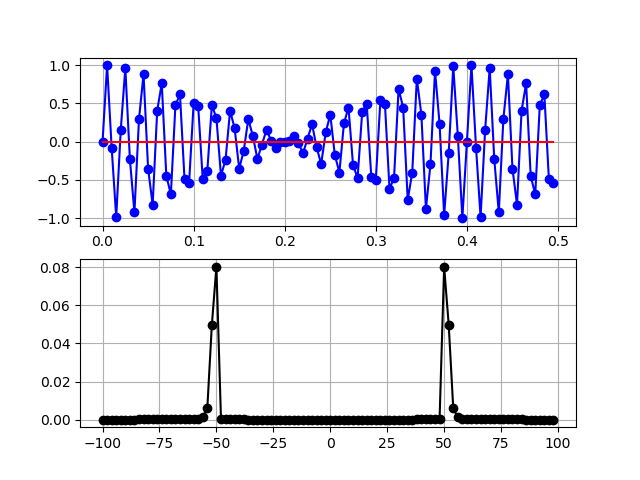

The Python source for this figure:
import numpy as np
import matplotlib.pyplot as plt
from matplotlib.animation import FuncAnimation
#--------------------------------------
fig        = plt.figure()
fs         = 200
N1          =100
N2          =0
N=N1+N2
frecIter   = 0
signalFrec = 50
#--------------------------------------
tData      = np.arange(0,N/fs,1/fs)
n1Data      = np.arange(0,N1,1)
n2Data      = np.arange(N1,N1+N2,1)
circleFrec = np.arange(-fs/2,fs/2,fs/N)
#------------SIGNAL--------------------------
signalData1 = 0.5*np.sin(2*np.pi*signalFrec*n1Data*1/fs)+0.5*np.sin(2*np.pi*(2.5+signalFrec)*n1Data*1/fs)
signalData2 = np.zeros(abs(N2))
signalData=np.concatenate((signalData1,signalData2))
print(signalData)
#signalData = np.exp(-nData/fs)*np.sin(2*np.pi*signalFrec*nData*1/fs)+0.2j*np.sin(2*np.pi*1.2*signalFrec*nData*1/fs)
signalAxe  = fig.add_subplot(2,1,1)
signalRLn,signalILn,= plt.plot(tData,np.real(signalData),'b-o',tData,np.imag(signalData),'r-')
signalAxe.grid(True)
#------------FFT IFFT-----------------------
fftData  = np.fft.fft(signalData)
ifftData = np.fft.ifft(fftData)
fftData  = np.concatenate((fftData[N//2:N],fftData[0:N//2]))/N
#-----------FFT---------------------------
fftAxe                 = fig.add_subplot(2,1,2)
fftAbsLn = plt.plot(circleFrec,np.abs(fftData)**2,'k-o')
fftAxe.grid(True)
#----------IFFT----------------------------
#ifftAxe       = fig.add_subplot(2,2,4)
#penRLn,penILn = plt.plot(tData,np.real(ifftData),'b-',tData,np.imag(ifftData),'r-')
#ifftAxe.grid(True)
#--------------------------------------
plt.show()
